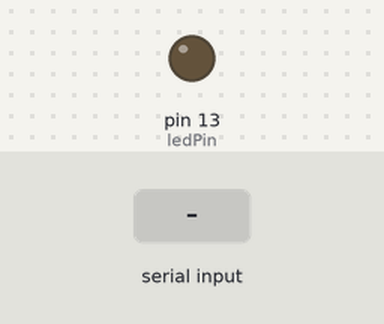
The sketch below on a simulated Arduino Uno, built with avr-gcc and run on an emulated ATmega328P. On the bench: output pins drawn as LEDs (lit = HIGH). The inputs (shaded band) are chosen by the test bench. What the sketch prints to the serial monitor is not drawn.

Above: at 1.0 s.
1.1 s: "1" received over Serial
At 1.25 s:
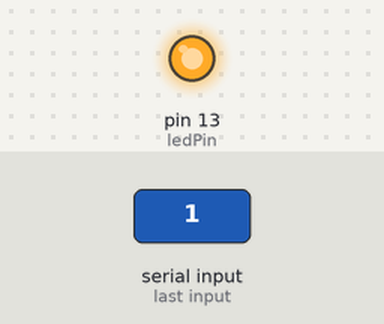
Timing chart, 0 to 4.1 s (numbered marks = the images above; inputs shaded):
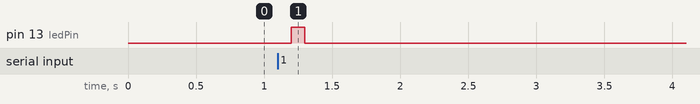

Measured:
- after the input at 1.1 s, pin 13 (ledPin): LOW → HIGH after 0.10 s, → LOW 0.10 s later

The sketch:

serial.ino
```cpp
char val;
int ledPin = 13;
boolean ledState = LOW;
void setup() {
  // put your setup code here, to run once:
  pinMode(ledPin, OUTPUT);
  Serial.begin(9600);
  establishContact();

}

void loop() {
  // put your main code here, to run repeatedly:
  if(Serial.available()){
    val=Serial.read();

  if (val == '1'){
    ledState = !ledState;
    digitalWrite(ledPin, HIGH);
  }
    delay(100);

  } else {
    digitalWrite(ledPin, LOW);
    Serial.println("Hello friend");
    delay(50);

  }


}

void establishContact(){
  while(Serial.available()<=0){
    Serial.println("A");
    delay(300);
  }
}
```
